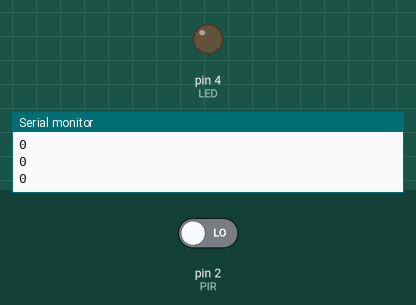
The sketch below on a simulated Arduino Uno, built with avr-gcc and run on an emulated ATmega328P. On the bench: output pins drawn as LEDs (lit = HIGH), the last lines printed to the serial monitor. Inputs (shaded band) come from the test bench; at power-on: pin 2 (PIR) LOW.

Above: at 1.2 s.
1.3 s: pin 2 (PIR) driven HIGH
At 2.6 s:
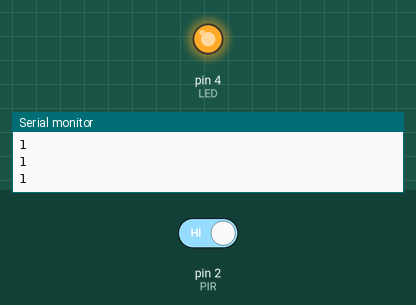
Timing chart, 0 to 4.3 s (numbered marks = the images above; inputs shaded):
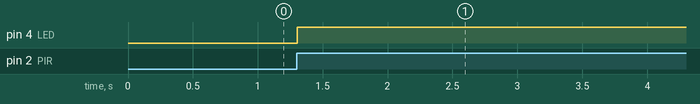

Measured:
- after the input at 1.3 s, pin 4 (LED): LOW → HIGH at once

The sketch:

PIR_LED_Count.ino
```cpp
const int PIR = 2;
const int LED = 4;
bool flag;
int count = 0;
const int limit = 50;

void setup()
{
  Serial.begin(9600);
  pinMode(PIR, INPUT);
  pinMode(LED, OUTPUT);
  flag = false;
}


void loop()
{
  int tmp = digitalRead(PIR);
  Serial.println(tmp);


  if (tmp == 1)
  {
    flag = true;
  }


  if (flag == true)
  {
    count ++;
    analogWrite(LED,255);
    delay(100);

    if (count == limit)
    {
      flag = false;
      count = 0;
      analogWrite(LED,0);
    }


  }

}
```
